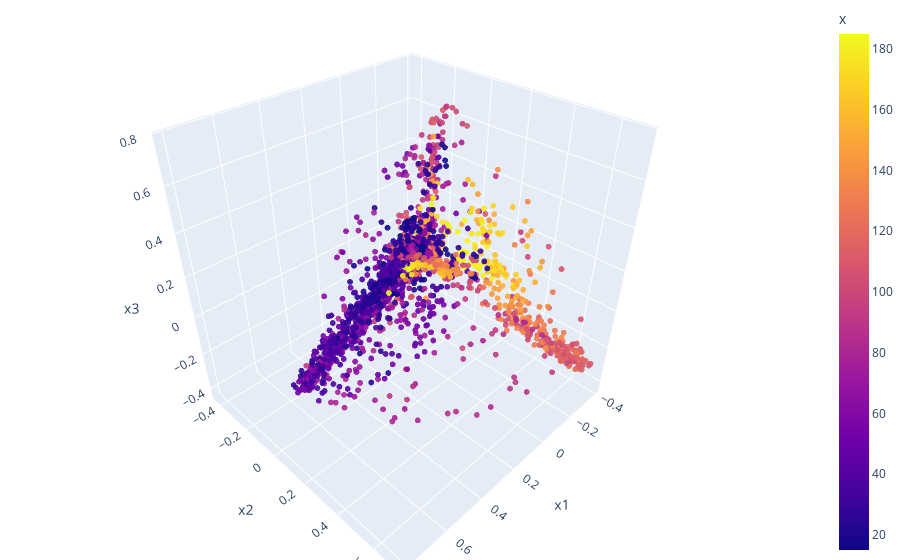

Here is the notebook cell this chart was saved with:
### Code cell
# pca = PCA(n_components=20, svd_solver='full')
# pca = FastICA(n_components=3, random_state=0, whiten='unit-variance')
pca = KernelPCA(n_components=20, kernel="cosine")

pca_embedding = pca.fit_transform(z_score(parsedData))
pca_embedding = pca_embedding[:,0:3]

df = pd.DataFrame(pca_embedding, columns=['x1', 'x2', 'x3'])
df["x"] = data.x
df["lap"] = data.lap
df["track"] = data.track
df["exposure"] = data.exposure

fig = px.scatter_3d(df, x='x1', y='x2', z='x3', color='x', opacity=0.9, title="PCA")
fig.update_traces(marker_size=2)

# tight layout
fig.update_layout(margin=dict(l=0, r=0, b=0, t=0))
fig.show()

### Figure 1 — Plotly figure (JSON) as saved in the notebook; plotly's stock layout.template omitted (floating-point values rounded to 4 significant figures; data arrays with more than 128 entries replaced by an {"elided": "..."} marker saying what was removed)
{"data": [{"hovertemplate": "x1=%{x}<br>x2=%{y}<br>x3=%{z}<br>x=%{marker.color}<extra></extra>", "legendgroup": "", "marker": {"color": {"elided": "2157 float values"}, "coloraxis": "coloraxis", "opacity": 0.9, "size": 2, "symbol": "circle"}, "mode": "markers", "name": "", "scene": "scene", "showlegend": false, "type": "scatter3d", "x": {"elided": "2157 float values"}, "y": {"elided": "2157 float values"}, "z": {"elided": "2157 float values"}}], "layout": {"coloraxis": {"colorbar": {"title": {"text": "x"}}, "colorscale": [[0, "#0d0887"], [0.1111, "#46039f"], [0.2222, "#7201a8"], [0.3333, "#9c179e"], [0.4444, "#bd3786"], [0.5556, "#d8576b"], [0.6667, "#ed7953"], [0.7778, "#fb9f3a"], [0.8889, "#fdca26"], [1, "#f0f921"]]}, "legend": {"tracegroupgap": 0}, "margin": {"b": 0, "l": 0, "r": 0, "t": 0}, "scene": {"domain": {"x": [0, 1], "y": [0, 1]}, "xaxis": {"title": {"text": "x1"}}, "yaxis": {"title": {"text": "x2"}}, "zaxis": {"title": {"text": "x3"}}}, "title": {"text": "PCA"}}}
